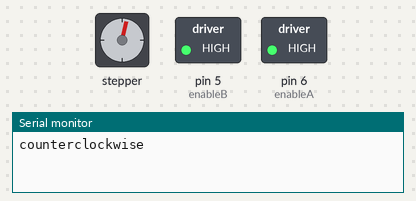
Bench run of a sketch on a simulated Arduino Uno, built with avr-gcc and run on an emulated ATmega328P. On the bench: stepper motor, switched loads named in the sketch (green lamp = pin HIGH), the last lines printed to the serial monitor. Stepper angles assume 360 steps per turn.

Above: at 0.15 s.
At 20.1 s:
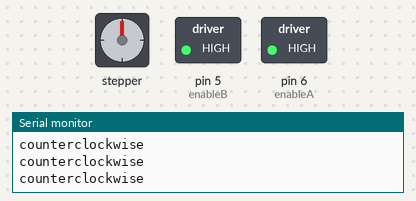
At 39.51 s:
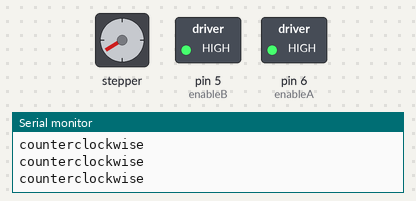
Timing chart, 0 to 40.0 s (numbered marks = the images above):
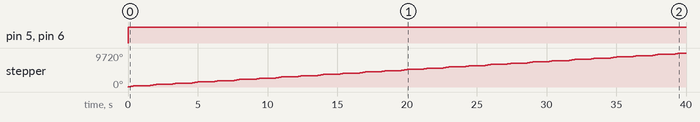

Measured:
- by itself, pin 5 (enableB), pin 6 (enableA): LOW → HIGH at 0.00 s
- by itself, stepper: turns 360° clockwise in 0.50 s, repeating every 1.5 s

The sketch:

test_motor.ino
```cpp
#include <Stepper.h> // header file for stepper motor
const int stepsPerRevolution = 360;  // change this to fit the number of steps per revolution
const int enableA = 6;
const int enableB = 5;

// initialize the stepper library using the default pins on the HBridge Shield:
Stepper myStepper(stepsPerRevolution, 4, 7, 3, 2);

void setup() {
  // put your setup code here, to run once:
  pinMode (enableA, OUTPUT);
  pinMode (enableB, OUTPUT);
  myStepper.setSpeed(120); // SPEED OF MOTOR IN RPM
  Serial.begin(9600);
}

void loop() {
  // put your main code here, to run repeatedly:
  stepper_CCW();
}
void stepper_CCW(){
  // step one revolution in the other direction:
  Serial.println("counterclockwise");
  digitalWrite(enableA, HIGH);
  digitalWrite(enableB, HIGH);
 /* delay(50);
  myStepper.step(stepsPerRevolution);
  digitalWrite(enableA, LOW);
  digitalWrite(enableB, LOW);*/
  myStepper.step(stepsPerRevolution);
  delay(1000);
}
```
